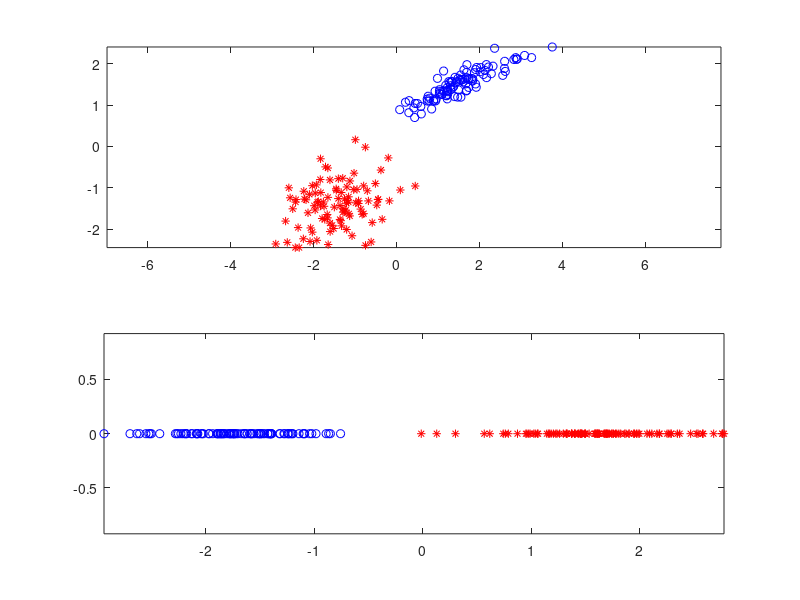

Recreate this plot in MATLAB.
clear all, close all,

n = 2; 
N1 = 100; mu1 = -1.5*ones(n,1); A1 = randn(n,n); %S1 = A*A';
N2 = 100; mu2 = 1.5*ones(n,1); A2 = randn(n,n);
x1 = A1*randn(n,N1)+mu1*ones(1,N1);
x2 = A2*randn(n,N2)+mu2*ones(1,N2);

mu1hat = mean(x1,2); S1hat = cov(x1');
mu2hat = mean(x2,2); S2hat = cov(x2');

Sb = (mu1hat-mu2hat)*(mu1hat-mu2hat)';
Sw = S1hat + S2hat;

[V,D] = eig(inv(Sw)*Sb);
[~,ind] = sort(diag(D),'descend');
w = V(:,ind(1)); % Fisher LDA projection vector

y1 = w'*x1;
y2 = w'*x2;
% So far we only found a projection direction; we still need to select a
% threshold to finalize the classifier. We will see expected risk
% minimization...

figure(1),

subplot(2,1,1), 
plot(x1(1,:),x1(2,:),'r*');
hold on;
plot(x2(1,:),x2(2,:),'bo');
axis equal,

subplot(2,1,2), 
plot(y1(1,:),zeros(1,N1),'r*');
hold on;
plot(y2(1,:),zeros(1,N2),'bo');
axis equal,






